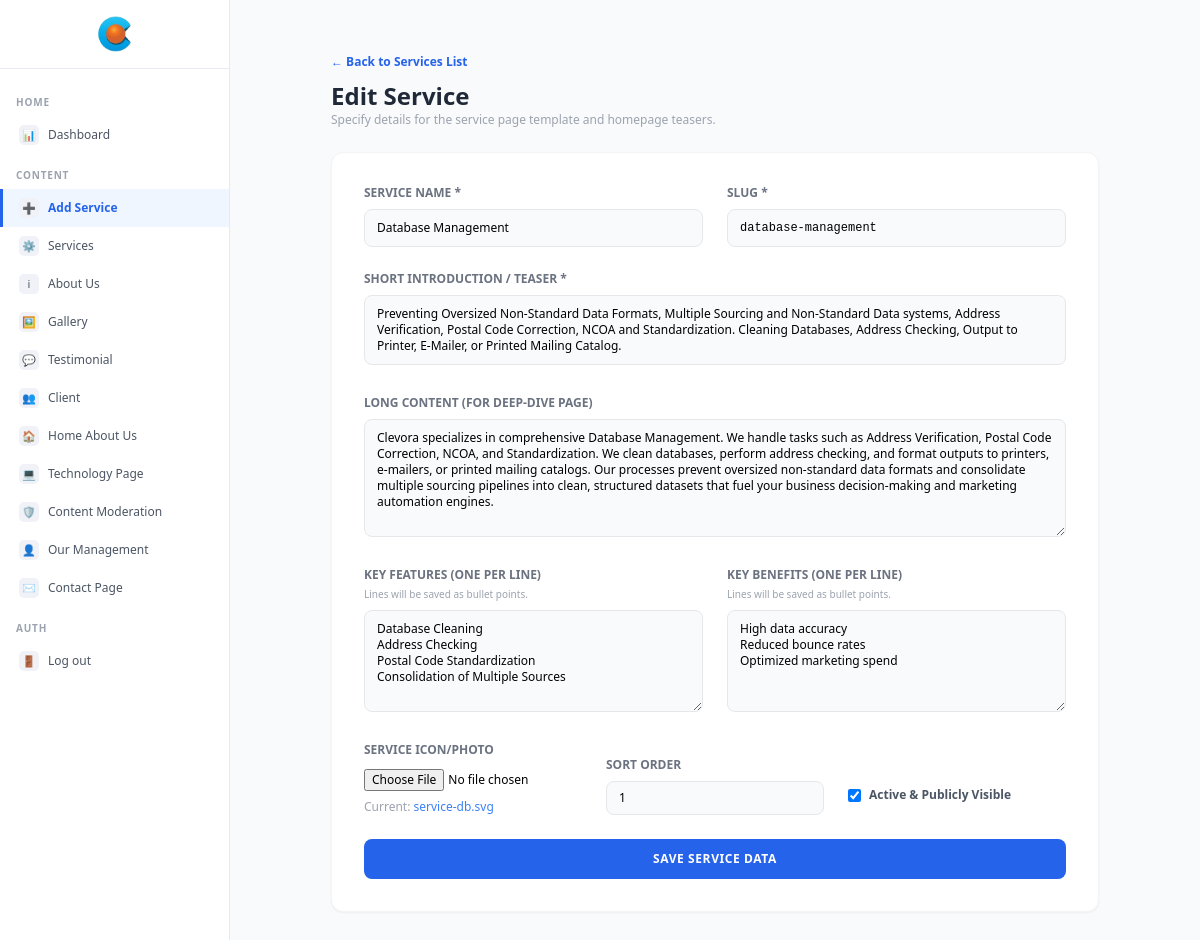
The page /admin/sections/add-service.php?id=1 (signed in) on the database its author committed.
### tables this page shows
CREATE TABLE IF NOT EXISTS services (
  id          INT AUTO_INCREMENT PRIMARY KEY,
  slug        VARCHAR(80)  UNIQUE NOT NULL,
  name        VARCHAR(150) NOT NULL,
  icon_url    VARCHAR(255),
  intro       TEXT,
  full_content LONGTEXT,    
  features    JSON,
  benefits    JSON,
  is_active   TINYINT DEFAULT 1,
  sort_order  INT DEFAULT 0,
  created_at  TIMESTAMP DEFAULT CURRENT_TIMESTAMP
);

### admin/sections/add-service.php (the view, shortened to what this page needs)
<?php
require_once '../middleware/auth.php';
$id = (int)($_GET['id'] ?? 0);
$service = null;
if ($id && $pdo) {
    try {
        $stmt = $pdo->prepare("SELECT * FROM services WHERE id = ?");
        $stmt->execute([$id]);
        $service = $stmt->fetch();
    } catch(Exception $e) {
        $error = 'Error fetching service: ' . $e->getMessage();
    }
}
$features_text = '';
$benefits_text = '';
if ($service) {
    $features_arr = json_decode($service['features'] ?? '[]', true);
    if (is_array($features_arr)) {
        $features_text = implode("\n", $features_arr);
    }
    $benefits_arr = json_decode($service['benefits'] ?? '[]', true);
    if (is_array($benefits_arr)) {
        $benefits_text = implode("\n", $benefits_arr);
    }
}
?>
<!DOCTYPE html>
<html lang="en">
<head>
  <script src="https://cdn.tailwindcss.com"></script>
</head>
<body class="flex bg-gray-50 min-h-screen font-sans">
  <?php include '../includes/sidebar.php'; ?>
  <main class="flex-1 p-8 md:p-12">
    <div class="max-w-3xl mx-auto space-y-6">
      <div>
        <a href="services.php" class="text-xs text-blue-600 hover:underline font-semibold">&larr; Back to Services List</a>
        <h1 class="text-2xl font-bold text-gray-800 font-poppins mt-2"><?= $id ? 'Edit Service' : 'Add New Service' ?></h1>
        <p class="text-xs text-gray-400">Specify details for the service page template and homepage teasers.</p>
      </div>
      <form method="POST" enctype="multipart/form-data" class="bg-white rounded-xl shadow-sm border border-gray-100 p-6 md:p-8 space-y-6">
        <div class="grid grid-cols-1 md:grid-cols-2 gap-6">
          <div>
            <label class="block text-xs font-semibold text-gray-500 uppercase mb-2">Service Name *</label>
            <input type="text" name="name" id="service-name" required value="<?= htmlspecialchars($service['name'] ?? '') ?>" placeholder="e.g. Content Moderation"
                   class="w-full bg-gray-50 border border-gray-200 focus:border-blue-500 rounded-lg px-3 py-2.5 text-xs outline-none focus:bg-white transition-all">
          </div>
          <div>
            <label class="block text-xs font-semibold text-gray-500 uppercase mb-2">Slug *</label>
            <input type="text" name="slug" id="service-slug" required value="<?= htmlspecialchars($service['slug'] ?? '') ?>" placeholder="e.g. content-moderation"
                   class="w-full bg-gray-50 border border-gray-200 focus:border-blue-500 rounded-lg px-3 py-2.5 text-xs outline-none focus:bg-white transition-all font-mono">
          </div>
        </div>
        <div>
          <label class="block text-xs font-semibold text-gray-500 uppercase mb-2">Short Introduction / Teaser *</label>
          <textarea name="intro" required rows="3" placeholder="Brief intro to show on the services listing and home page grid..."
                    class="w-full bg-gray-50 border border-gray-200 focus:border-blue-500 rounded-lg px-3 py-2.5 text-xs outline-none focus:bg-white resize-none transition-all"><?= htmlspecialchars($service['intro'] ?? '') ?></textarea>
        </div>
        <div>
          <label class="block text-xs font-semibold text-gray-500 uppercase mb-2">Long Content (For Deep-Dive Page)</label>
          <textarea name="full_content" rows="6" placeholder="Detailed page body content (used on full-layout service pages like Content Moderation)..."
                    class="w-full bg-gray-50 border border-gray-200 focus:border-blue-500 rounded-lg px-3 py-2.5 text-xs outline-none focus:bg-white transition-all"><?= htmlspecialchars($service['full_content'] ?? '') ?></textarea>
        </div>
        <div class="grid grid-cols-1 md:grid-cols-2 gap-6">
          <div>
            <label class="block text-xs font-semibold text-gray-500 uppercase mb-1">Key Features (One per line)</label>
            <p class="text-[10px] text-gray-400 mb-2">Lines will be saved as bullet points.</p>
            <textarea name="features" rows="5" placeholder="Feature One&#10;Feature Two&#10;Feature Three"
                      class="w-full bg-gray-50 border border-gray-200 focus:border-blue-500 rounded-lg px-3 py-2.5 text-xs outline-none focus:bg-white transition-all"><?= htmlspecialchars($features_text) ?></textarea>
          </div>
          <div>
            <label class="block text-xs font-semibold text-gray-500 uppercase mb-1">Key Benefits (One per line)</label>
            <p class="text-[10px] text-gray-400 mb-2">Lines will be saved as bullet points.</p>
            <textarea name="benefits" rows="5" placeholder="Benefit One&#10;Benefit Two&#10;Benefit Three"
                      class="w-full bg-gray-50 border border-gray-200 focus:border-blue-500 rounded-lg px-3 py-2.5 text-xs outline-none focus:bg-white transition-all"><?= htmlspecialchars($benefits_text) ?></textarea>
          </div>
        </div>
        <div class="grid grid-cols-1 md:grid-cols-3 gap-6 items-end">
          <div>
            <label class="block text-xs font-semibold text-gray-500 uppercase mb-2">Service Icon/Photo</label>
            <input type="file" name="icon" class="text-xs w-full">
            <?php if (!empty($service['icon_url'])): ?>
            <div class="mt-2 text-xs text-gray-400">Current: <a href="<?= htmlspecialchars($service['icon_url']) ?>" target="_blank" class="text-blue-500 hover:underline"><?= basename($service['icon_url']) ?></a></div>
            <?php endif; ?>
          </div>
          <div>
            <label class="block text-xs font-semibold text-gray-500 uppercase mb-2">Sort Order</label>
            <input type="number" name="sort_order" value="<?= htmlspecialchars($service['sort_order'] ?? '0') ?>"
                   class="w-full bg-gray-50 border border-gray-200 focus:border-blue-500 rounded-lg px-3 py-2 text-xs outline-none focus:bg-white transition-all">
          </div>
          <div class="flex items-center h-10">
            <label class="flex items-center gap-2 text-xs font-semibold text-gray-600 cursor-pointer">
              <input type="checkbox" name="is_active" value="1" <?= (!isset($service['is_active']) || $service['is_active'] == 1) ? 'checked' : '' ?> class="rounded border-gray-300 text-blue-600 focus:ring-blue-500">
              Active & Publicly Visible
            </label>
          </div>
        </div>
        <button type="submit"
                class="w-full bg-blue-600 hover:bg-blue-500 text-white font-bold py-3 rounded-lg text-xs uppercase tracking-wider transition-all duration-300">
          Save Service Data
        </button>
      </form>
    </div>
  </main>
</body>
</html>

### rows shown on the page
services: name "Database Management", slug "database-management", intro "Preventing Oversized Non-Standard Data Formats, Multiple Sourcing and Non-Standard Data systems, Address Verification, Postal Code Correction, NCOA and Standardization. Cleaning Databases, Address Checking, Output to Printer, E-Mailer, or Printed Mailing Catalog.", full_content "Clevora specializes in comprehensive Database Management. We handle tasks such as Address Verification, Postal Code Correction, NCOA, and Standardization. We clean databases, perform address checking, and format outputs to printers, e-mailers, or printed mailing catalogs. Our processes prevent oversized non-standard data formats and consolidate multiple sourcing pipelines into clean, structured datasets that fuel your business decision-making and marketing automation engines.", features "Database Cleaning Address Checking Postal Code Standardization Consolidation of Multiple Sources", benefits "High data accuracy Reduced bounce rates Optimized marketing spend", icon_url "service-db.svg", sort_order "1", is_active "☑"

### other values the page prints
$groupLabel "HOME"
$icon "📊"
$label "Dashboard"
$groupLabel "CONTENT"
$icon "➕"
$label "Add Service"
$icon "⚙"
$label "Services"
$icon "ℹ"
$label "About Us"
$icon "🖼"
$label "Gallery"
$icon "💬"
$label "Testimonial"
$icon "👥"
